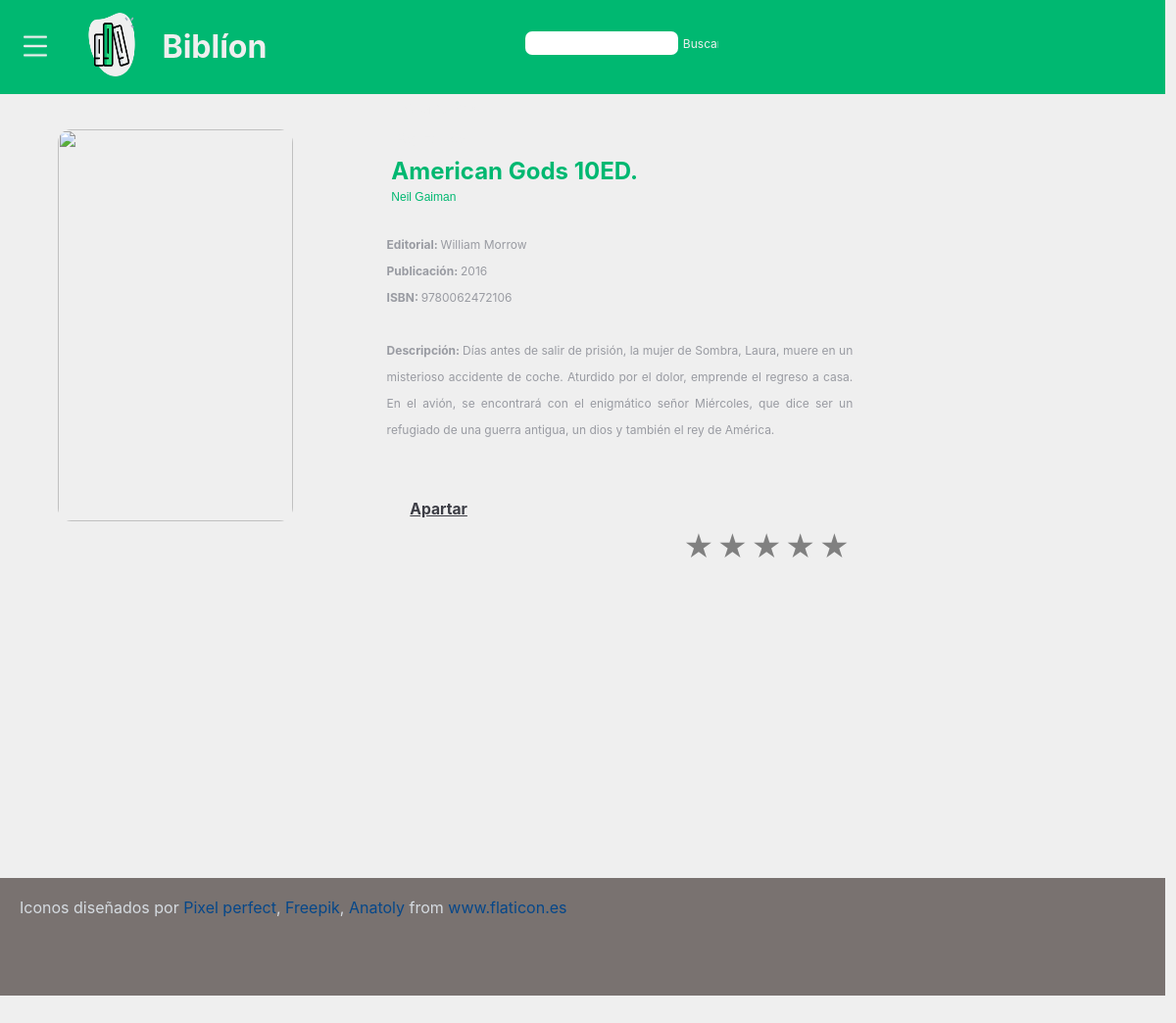
/book.php?titulo=American Gods 10ED., run on the app's committed database.
### tables this page shows
CREATE TABLE IF NOT EXISTS `libros` (
  `ID` int(12) NOT NULL AUTO_INCREMENT,
  `Autor` varchar(255) NOT NULL,
  `Titulo` varchar(255) NOT NULL,
  `Editorial` varchar(255) NOT NULL,
  `Fecha` year(4) NOT NULL,
  `ISBN` varchar(13) NOT NULL,
  `Genero` varchar(255) NOT NULL,
  `Descripcion` text NOT NULL,
  PRIMARY KEY (`ID`)
);

### book.php (the view, shortened to what this page needs)
<html lang="es-MX">
    <head>
        <link rel="stylesheet" href="styles/book.css">
    </head>
    <?php
        $conexion = mysqli_connect("localhost", "Administrador", "9XRhqVbLCrSSnC1Z", "biblion" );
        $recibido =$_GET["titulo"];
        $sql = "SELECT `Autor`, `Titulo`, `Editorial`, `Fecha`, `ISBN`, `Descripcion` FROM `libros` WHERE Titulo = '$recibido'";
        $ejecucion = mysqli_query($conexion, $sql);
        $info = mysqli_fetch_array($ejecucion);
    ?>
    <body id="cuerpo">
            <header class="cabecera">
                <div class="btn-menu">
                    <label for="btn-menu" class="icon-menu"><img class="img-menu" src="images/menu.png" alt="menú" onclick="barra()"></label>
                    <a href="index.html">
                        <img class="icono" src="images/icono.png" alt="ícono">
                    </a>
                    <h1 class="nombre">Biblíon</h1>
                    <form action="book.php" method="POST" class="buscar" target="">
                       <input type="search" name="busqueda" list="" class="buscar-input" >
                       <input type="submit" value="Buscar" class="buscar-btn">
                    </form>
                    <ul class="login">
                        <li><a href="login.html" class="log-a">Iniciar Sesión</a></li><br>
                        <li><a href="sign-up.html" class="log-a">Registrarse</a></li>
                    </ul>
                </div>
            </header>
            <main>
            <img id="Img-libro" class="efectolupa" src="https://www.picarona.net/wp-content/uploads/2020/05/Las_aventuras_de_Pinocho.jpg">
                <article id="info-libro">
                    <?php
                    echo '<p id="titulo"><b>' . str_ireplace('&aacute;','a', $info['Titulo']) . '</b></p>';
                    echo '<p id="autor">' . str_ireplace('&aacute;','a', $info['Autor']) . '</p>';
                    echo '<p id="descripcion">';
                    echo '<b>Editorial: </b>';
                    echo str_ireplace('&aacute;','a', $info['Editorial']) ;
                    echo '<br><b>Publicación: </b>';
                    echo $info['Fecha'] ;
                    echo '<br><b>ISBN: </b>';
                    echo $info['ISBN'] ;
                    echo '<br><br><b>Descripción: </b>';
                    echo str_ireplace('&aacute;','a', $info['Descripcion']);
                    echo '</p>' ;
                    ?>
                    <a id="apartar" href="apartar.html">Apartar</a>
                    <form id="calific">
      		<p class="clasificacion">
        	<label for="radio1">★</label><label for="radio2">★</label><label for="radio3">★</label><label for="radio4">★</label><label for="radio5">★</label>
      		</p>
    				</form>
                    </article>
                </main>
            <footer>
                <p class="info">
                    Iconos diseñados por
                    <a href="https://www.flaticon.es/autores/pixel-perfect" title="Pixel perfect" class="footer-a">Pixel perfect</a>,
                    <a href="https://www.flaticon.es/autores/freepik" title="Freepik" class="footer-a">Freepik</a>,
                    <a href="https://www.flaticon.es/autores/anatoly" title="Anatoly" class="footer-a">Anatoly</a>
                    from <a href="https://www.flaticon.es/" title="Flaticon" class="footer-a">www.flaticon.es</a>
                </p>
            </footer>
        </body>
</html>

### styles/book.css (style rules this page uses)
* { margin: 0px; padding: 0px; font-family: -apple-system, BlinkMacSystemFont, 'Segoe UI', Roboto, Oxygen, Ubuntu, Cantarell, 'Open Sans', 'Helvetica Neue', sans-serif; box-sizing: border-box; }
#cuerpo { width: 99.1vw; height: 100vh; background-color: #EFEFEF; }
.cabecera { width: 99.1vw; height: 12vh; float: left; background-color: #00B871; }
.icono { width: 4.5vw; height: 8.4vh; float: left; margin: 1.5vh 2vw 1.5vh 2vw; }
.nombre { margin: 3.5vh 0vw 0vh 0vw; float: left; color: #EFEFEF; }
.buscar { width: 18vw; height: 5vh; float: left; margin: 3vh 5vw 1.5vh 22vw; }
.buscar-input { margin-top: 1vh; height: 3vh; width: 13vw; border-radius: 7px; padding-left: .5vw; border: none; }
.buscar-btn { height: 2.5vh; width: 3vw; background-color: #00B871; border: none; border-radius: 7px; color: #EFEFEF; font-size: 1.5vh; }
.login { margin: 3.5vh 5vw 10vh 20vw ; float: left; font-size: 1.6vh; }
li { list-style-type: none; }
.log-a { text-decoration: none; color: #EFEFEF; }
.img-menu { width: 2vw; height: 3.7vh; margin-left: 2vw; margin-top: 4vh; float: left; }
.icon-menu { cursor: pointer; float: left; margin-top: 0; }
main { width: 99.1vw; height: 112vh; }
#Img-libro { width: 20vw; height: 50vh; float: left; margin: 3%; margin-left: 5%; border-radius: 14px; }
#info-libro { width: 40%; height: 80vh; float:left; margin:5%; }
#titulo { margin: 1%; margin-bottom: 1%; font-family: sans-serif; font-size: 2vw; color: #00B871; text-align: left; }
#autor { margin: 1%; margin-bottom: 3%; font-family: sans-serif; font-size: 1vw; color: #00B871; text-align: left; }
#descripcion { margin-top: 3%; font-size: 1vw; color: #999ba2; float: left; text-align: justify; line-height: 27px; }
#apartar { width: 4vw; height: 6vh; float: left; margin-top: 12%; margin-left: 5%; color: #3c3d45; font-size: 1.3vw; font-weight: bold; }
#calific { width: 250px; float: right; height: 50px; }
#calific label { font-size: 30px; }
label { color: grey; font-size: 1.3vw; margin-top: 35%; margin-right: 1.3%; float: right; }
.clasificacion { direction: rtl; unicode-bidi: bidi-override; }
footer { width: 99.1vw; height: 15vh; float: left; background-color: #797270; color: #D5DBE1; }
.info { margin: 20px; }
.footer-a { text-decoration: none; color:#064789; }

### data on the page
libros: Titulo "American Gods 10ED.", Autor "Neil Gaiman", Editorial "William Morrow", Fecha "2016", ISBN "9780062472106", Descripcion "Días antes de salir de prisión, la mujer de Sombra, Laura, muere en un misterioso accidente de coche. Aturdido por el dolor, emprende el regreso a casa. En el avión, se encontrará con el enigmático señor Miércoles, que dice ser un refugiado de una guerra antigua, un dios y también el rey de América."
